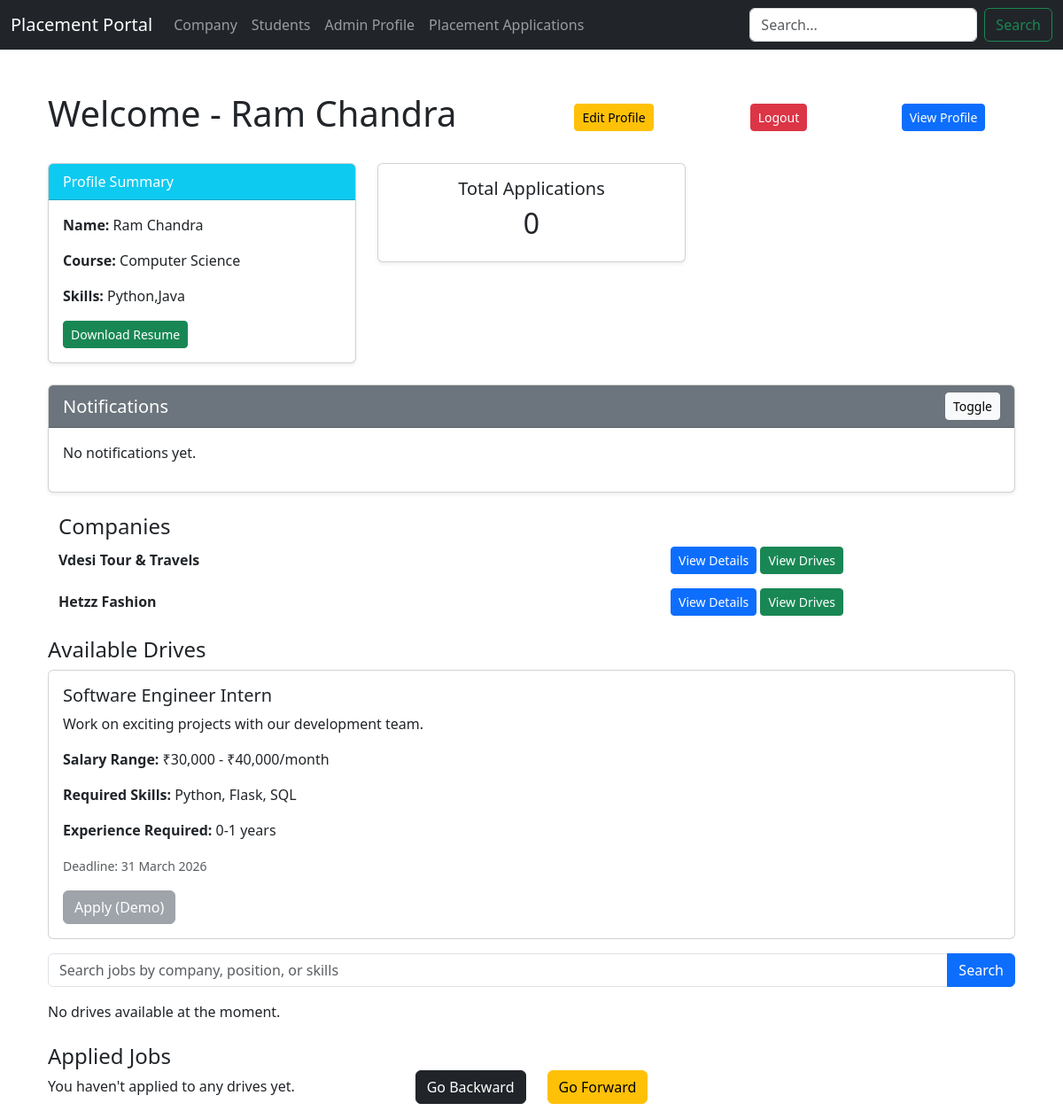
Page /dashboard/student (signed in) on the committed database.
### models/models.py (models this page shows, shortened)
class Usercommon(db.Model):
    __abstract__ = True
    id = db.Column(db.Integer,primary_key=True)
    email = db.Column(db.String(120), unique=True, nullable=False)
    _password_hash = db.Column("password",db.String(128), nullable=False)
    name = db.Column(db.String(100), nullable=False)
    phone = db.Column(db.String(20), nullable=True)
    is_active = db.Column(db.Boolean, default=True, nullable=False)
    created_at = db.Column(db.DateTime, default=datetime.utcnow, nullable=False)

class Student(Usercommon):
    __tablename__ = 'students'
    role = db.Column(db.Enum(Role), default=Role.STUDENT, nullable=False)
    roll_number = db.Column(db.String(20), unique=True, nullable=False)
    course = db.Column(db.String(100), nullable=False)
    skills = db.Column(db.String(200), nullable=True)
    resume_path = db.Column(db.String(200), nullable=True)
    blacklist = db.Column(db.Boolean, default=False, nullable=False)
    department = db.Column(db.String(50), nullable=False)
    year_of_study = db.Column(db.Integer, nullable=False)
    applications = db.relationship('Application', backref='student', lazy=True,cascade="all, delete-orphan")

class Company(Usercommon):
    __tablename__ = 'companies'
    role = db.Column(db.Enum(Role), default=Role.COMPANY, nullable=False)
    company_name = db.Column(db.String(150), unique=True,nullable=False)
    hr_contact = db.Column(db.String(100), nullable=True)
    website = db.Column(db.String(200), nullable=True)
    approval_status = db.Column(db.Enum(Approvalstatus), default=Approvalstatus.PENDING, nullable=False)
    drives = db.relationship('PlacementDrive', backref='company', lazy=True,cascade="all, delete-orphan")

### app.py (the view)
@app.route("/dashboard/student")
@role_required(Role.STUDENT)
def student_dashboard():
    student = Student.query.get(session['user_id'])
    drives = PlacementDrive.query.filter(
        PlacementDrive.approval_status == Approvalstatus.APPROVED,
        PlacementDrive.status != Drivestatus.COMPLETED
    ).all()
    company = Company.query.all()
    applied_applications = Application.query.filter_by(student_id=student.id).all()
    total_applied = len(applied_applications)
    notification = [app for app in applied_applications if app.status != Applicationstatus.APPLIED]
    return render_template(
        "StudentDashboard.html",
        student=student,
        company=company,
        drives=drives,
        applications= applied_applications,
        total_applied=total_applied,
        notifications=notification,
        ApplicationStatus=Applicationstatus
    )

### app.py (called while the page is built)
def role_required(required_role):
    def decorator(f):
        @wraps(f)
        def wrapper(*args, **kwargs):
            if 'user_id' not in session or 'user_role' not in session:
                return redirect(url_for('login'))
            if session['user_role'] != required_role.value:
                return "Unauthorized", 403
            return f(*args, **kwargs)
        return wrapper
    return decorator

### templates/StudentDashboard.html (shortened to what this page needs)
{% extends "index.html" %}
{% block content %}
<div class="container mt-5">
  <div class="row align-items-center mb-4">
    <div class="col-md-6">
      <h1>Welcome - {{ student.name }}</h1>
    </div>
    <div class="col-md-2 text-center">
      <a href="{{ url_for('student_profile', id=student.id) }}" class="btn btn-warning btn-sm">
        Edit Profile
      </a>
    </div>
    <div class="col-md-2 text-center">
      <a href="{{ url_for('logout') }}" class="btn btn-danger btn-sm">
        Logout
      </a>
    </div>
    <div class="col-md-2 text-center">
      <button class="btn btn-primary btn-sm" data-bs-toggle="modal" data-bs-target="#studentModal{{ student.id }}">
        View Profile
      </button>
    </div>
  </div>
  <div class="row mb-4">
    <div class="col-md-4">
      <div class="card shadow-sm">
        <div class="card-header bg-info text-white">Profile Summary</div>
        <div class="card-body">
          <p><strong>Name:</strong> {{ student.name }}</p>
          <p><strong>Course:</strong> {{ student.course }}</p>
          <p><strong>Skills:</strong> {{ student.skills }}</p>
          {% if student.resume_path %}
            <a href="{{ url_for('static', filename=student.resume_path) }}" target="_blank" class="btn btn-success btn-sm">
              Download Resume
            </a>
          {% endif %}
        </div>
      </div>
    </div>
    <div class="col-md-4">
      <div class="card p-3 text-center shadow-sm">
        <h5>Total Applications</h5>
        <h2>{{ total_applied }}</h2>
      </div>
    </div>
  </div>
  <div class="card mt-4 shadow-sm">
    <div class="card-header bg-secondary text-white d-flex justify-content-between align-items-center">
      <h5 class="mb-0">Notifications</h5>
      <button class="btn btn-light btn-sm" type="button" data-bs-toggle="collapse" data-bs-target="#notificationsCollapse">
        Toggle
      </button>
    </div>
    <div class="collapse show" id="notificationsCollapse">
      <div class="card-body">
        {% for data in notifications %}
        <div class="alert alert-info mb-2">
          <strong>{{ data.drive.job_title }}</strong> — {{ data.status.value }}
        </div>
        {% else %}
        <p>No notifications yet.</p>
        {% endfor %}
      </div>
    </div>
  </div>
  <div class="container mt-4">
    <h4>Companies</h4>
    {% for comp in company %}
    <div class="row align-items-center mb-3">
      <div class="col-md-4">
        <strong>{{ comp.company_name }}</strong>
      </div>
      <div class="col-md-6 text-end">
        <button class="btn btn-primary btn-sm" data-bs-toggle="modal" data-bs-target="#companyModal{{ comp.id }}">
          View Details
        </button>
        <button class="btn btn-success btn-sm" data-bs-toggle="modal" data-bs-target="#companyDrives{{ comp.id }}">
          View Drives
        </button>
      </div>
    </div>
  {% endfor %}
</div>
<h4 class="mt-4">Available Drives</h4>
{% if drives %}
{% for drive in drives %}
<div class="card mb-3">
  <div class="card-body">
    <h5 class="card-title">{{ drive.job_title }}</h5>
    <p>{{ drive.description }}</p>
    <p><strong>Salary Range:</strong> {{ drive.salary_range }}</p>
    <p><strong>Required Skills:</strong> {{ drive.required_skills }}</p>
    <p><strong>Experience Required:</strong> {{ drive.experience_required }}</p>
    <p><small class="text-muted">Deadline: {{ drive.application_deadline }}</small></p>
    <a href="{{ url_for('apply_drive', drive_id=drive.id) }}" class="btn btn-danger">Apply</a>
  </div>
</div>
{% endfor %}
{% else %}
<div class="card mb-3">
  <div class="card-body">
    <h5 class="card-title">Software Engineer Intern</h5>
    <p>Work on exciting projects with our development team.</p>
    <p><strong>Salary Range:</strong> ₹30,000 - ₹40,000/month</p>
    <p><strong>Required Skills:</strong> Python, Flask, SQL</p>
    <p><strong>Experience Required:</strong> 0-1 years</p>
    <p><small class="text-muted">Deadline: 31 March 2026</small></p>
    <a href="#" class="btn btn-secondary disabled">Apply (Demo)</a>
  </div>
</div>
{% endif %}
  <form method="GET" action="{{ url_for('search') }}" class="mb-3">
    <div class="input-group">
      <input type="text" class="form-control" name="query" placeholder="Search jobs by company, position, or skills">
      <button class="btn btn-primary" type="submit">Search</button>
    </div>
  </form>
  {% if drives %}
    {% for drive in drives %}
    <div class="card mb-3 shadow-sm">
      <div class="card-body">
        <h5 class="card-title">{{ drive.job_title }}</h5>
        <p>{{ drive.description }}</p>
        <p><strong>Salary Range:</strong> {{ drive.salary_range }}</p>
        <p><strong>Required Skills:</strong> {{ drive.required_skills }}</p>
        <p><strong>Experience Required:</strong> {{ drive.experience_required }}</p>
        <p><small class="text-muted">Deadline: {{ drive.application_deadline }}</small></p>
        <a href="{{ url_for('apply_drive', drive_id=drive.id) }}" class="btn btn-success">Apply</a>
      </div>
    </div>
    {% endfor %}
  {% else %}
    <p>No drives available at the moment.</p>
  {% endif %}
  <h4 class="mt-4">Applied Jobs</h4>
  {% if applications %}
    {% for application in applications %}
    <div class="card mb-3 shadow-sm">
      <div class="card-body">
        <h5 class="card-title">{{ application.drive.job_title }}</h5>
        <p>Status: {{ application.status.value }}</p>
      </div>
    </div>
    {% endfor %}
  {% else %}
    <p>You haven't applied to any drives yet.</p>
  {% endif %}
</div>
{% endblock %}

### rows in the picture
Student: name "Ram Chandra", course "Computer Science", skills "Python,Java"
Company: company_name "Vdesi Tour & Travels"
Company: company_name "Hetzz Fashion"

### other values in the picture
{{ total_applied }} "0"
